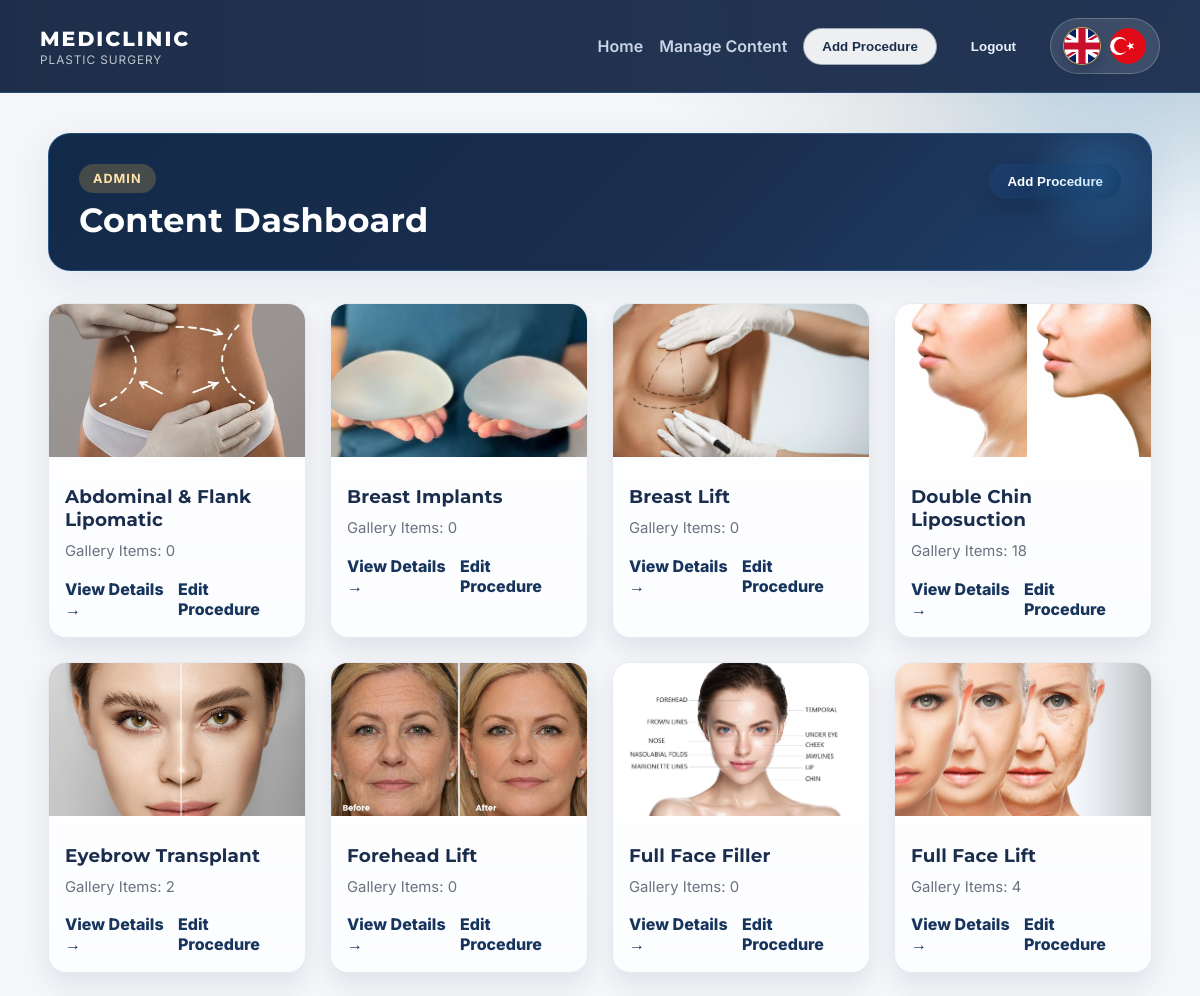
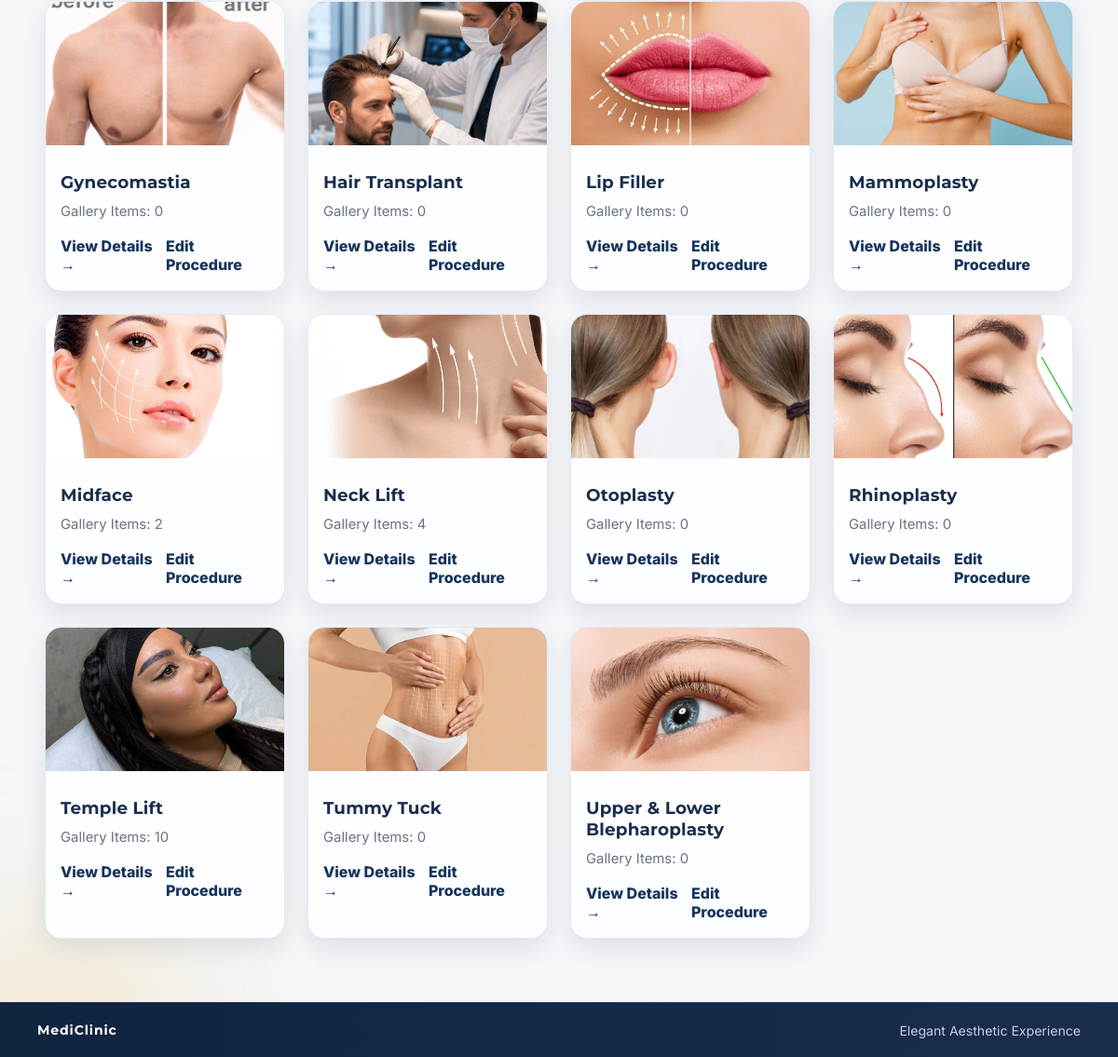
Page /manage/ (signed in) on the committed database (2 pictures, top to bottom).
### clinic/models.py (models this page shows, shortened)
class Procedure(models.Model):
    slug = models.SlugField(unique=True)
    name_en = models.CharField(max_length=120)
    name_tr = models.CharField(max_length=120)
    summary_en = models.TextField()
    summary_tr = models.TextField()
    default_image = models.ImageField(upload_to='procedures/defaults/')
    created_at = models.DateTimeField(auto_now_add=True)
    class Meta:
        ordering = ['name_en']

### clinic/views.py (the view)
# urls.py: path('manage/', views.manage_content, name='manage_content'),
@login_required
def manage_content(request):
    lang = request.session.get('lang', 'en')
    procedures = Procedure.objects.all()
    items = [
        {
            'slug': item.slug,
            'name': get_text(item, 'name', lang),
            'default_image': item.default_image,
            'gallery_count': SectionImage.objects.filter(section__procedure=item).count(),
        }
        for item in procedures
    ]
    context = {'items': items}
    return render(request, 'clinic/manage_content.html', add_shared_forms(request, context))

### clinic/context_processors.py (called while the page is built)
def global_context(request):
    current_lang = request.session.get('lang', 'en')
    if current_lang not in UI_TEXTS:
        current_lang = 'en'
    return {
        'current_lang': current_lang,
        'texts': UI_TEXTS[current_lang],
    }

### clinic/views.py (called while the page is built)
def get_text(obj, field_base, lang):
    value = getattr(obj, f'{field_base}_{lang}', '')
    if value:
        return value
    return getattr(obj, f'{field_base}_en', '')

def add_shared_forms(request, context):
    if request.user.is_authenticated and 'procedure_form' not in context:
        context['procedure_form'] = ProcedureForm()
    return context

### templates/clinic/manage_content.html
{% extends 'base.html' %}
{% block content %}
<section class="hero">
    <div class="hero-detail-head">
        <div>
            <div class="hero-chip">Admin</div>
            <h1>{{ texts.content_dashboard }}</h1>
        </div>
        <button type="button" class="btn btn-primary" data-open-modal="add-procedure-modal">{{ texts.add_procedure }}</button>
    </div>
</section>
<section class="grid">
    {% for item in items %}
        <article class="card card-clickable">
            <a href="{% url 'procedure_detail' item.slug %}" class="card-stretched-link" aria-label="{{ item.name }}"></a>
            <img src="{{ item.default_image.url }}" alt="{{ item.name }}">
            <div class="card-content">
                <h3>{{ item.name }}</h3>
                <p>{{ texts.gallery_count }}: {{ item.gallery_count }}</p>
                <div class="card-footer">
                    <span class="card-link-text">{{ texts.view_details }} →</span>
                    <a class="card-action-link" href="{% url 'edit_procedure' item.slug %}">{{ texts.edit_procedure }}</a>
                </div>
            </div>
        </article>
    {% empty %}
        <p>No content yet.</p>
    {% endfor %}
</section>
{% endblock %}

### static/clinic/styles.css (style rules this page uses)
:root { --primary: #3fa9f5; --accent: #f5b94c; --bg-soft: #f4f6f9; --heading: #1a2d4d; --navy-strong: #10233f; --navy-soft: #16345c; --body: #6b7280; --white: #ffffff; --line: #e4e9f2; --shadow-soft: 0 12px 40px rgba(26, 45, 77, 0.08); --shadow-card: 0 10px 24px rgba(26, 45, 77, 0.1); --page-gutter: clamp(24px, 5vw, 48px); --modal-navy: #0c1f38; --modal-navy-soft: #16345c; --modal-gold: #f5b94c; --modal-blue-glow: rgba(63, 169, 245, 0.28); --modal-gold-glow: rgba(245, 185, 76, 0.24); --modal-surface: linear-gradient(165deg, #ffffff 0%, #f7faff 45%, #eef3fa 100%); }
* { box-sizing: border-box; }
body { margin: 0; font-family: "Inter", sans-serif; background: radial-gradient(1000px 400px at 10% -20%, rgba(16, 35, 63, 0.2), transparent 60%), radial-gradient(900px 380px at 95% 0%, rgba(22, 52, 92, 0.18), transparent 60%), radial-gradient(800px 360px at 95% 0%, rgba(245, 185, 76, 0.12), transparent 60%), var(--bg-soft); color: var(--heading); position: relative; min-height: 100vh; display: flex; flex-direction: column; }
h1, h2, h3 { font-family: "Montserrat", sans-serif; color: var(--heading); letter-spacing: 0.01em; }
.btn { border: none; border-radius: 999px; padding: 10px 18px; font-weight: 600; text-decoration: none; cursor: pointer; display: inline-flex; align-items: center; transition: all 0.22s ease; }
.btn-primary { background: linear-gradient(135deg, #1d3f6e, #102b4e); color: var(--white); box-shadow: 0 10px 20px rgba(16, 35, 63, 0.4); }
.hero { background: linear-gradient(135deg, #122a4a, #1a2d4d 55%, #1f3f69); border-radius: 22px; border: 1px solid rgba(63, 169, 245, 0.26); padding: 30px; margin-bottom: 28px; box-shadow: var(--shadow-soft); position: relative; overflow: hidden; background-color: var(--heading); }
.hero::after { content: ""; position: absolute; top: -24px; right: -16px; width: 140px; height: 140px; background: radial-gradient(circle, rgba(63, 169, 245, 0.25), transparent 70%); }
.hero h1 { margin: 8px 0 0; font-size: clamp(1.8rem, 2.8vw, 2.5rem); line-height: 1.15; max-width: 640px; color: var(--white); }
.hero-chip { display: inline-flex; padding: 7px 14px; border-radius: 999px; background: rgba(245, 185, 76, 0.22); color: #ffe3ab; font-size: 0.79rem; letter-spacing: 0.08em; text-transform: uppercase; font-weight: 700; position: relative; z-index: 1; }
.hero-detail-head { display: flex; justify-content: space-between; gap: 16px; align-items: flex-start; }
.grid { display: grid; grid-template-columns: repeat(auto-fill, minmax(250px, 1fr)); gap: 24px; padding: 4px 0; }
.card { background: linear-gradient(180deg, #ffffff 0%, #fcfdff 100%); border-radius: 18px; border: 1px solid var(--line); overflow: hidden; box-shadow: var(--shadow-card); transition: transform 0.22s ease, box-shadow 0.22s ease; background-color: var(--white); }
.card-clickable { position: relative; cursor: pointer; }
.card-stretched-link { position: absolute; inset: 0; z-index: 1; border-radius: inherit; }
.card-link-text { color: var(--navy-soft); font-weight: 800; }
.card-action-link { position: relative; z-index: 2; color: var(--primary); text-decoration: none; font-weight: 800; }
.card img { width: 100%; aspect-ratio: 5 / 3; object-fit: cover; }
.card-content { padding: 16px 16px 18px; }
.card-content h3 { margin: 8px 0 8px; font-size: 1.15rem; }
.card-content p { margin: 0 0 14px; color: var(--body); font-size: 0.93rem; line-height: 1.7; }
.card-footer { display: flex; justify-content: space-between; align-items: center; }
.card-footer a { color: var(--navy-soft); text-decoration: none; font-weight: 800; }

### rows in the picture
Procedure: name "Abdominal & Flank Lipomatic"
Procedure: name "Breast Implants"
Procedure: name "Breast Lift"
Procedure: name "Double Chin Liposuction"
Procedure: name "Eyebrow Transplant"
Procedure: name "Forehead Lift"
Procedure: name "Full Face Filler"
Procedure: name "Full Face Lift"
Procedure: name "Gynecomastia"
Procedure: name "Hair Transplant"
Procedure: name "Lip Filler"
Procedure: name "Mammoplasty"
Procedure: name "Midface"
Procedure: name "Neck Lift"
Procedure: name "Otoplasty"
Procedure: name "Rhinoplasty"
Procedure: name "Temple Lift"
Procedure: name "Tummy Tuck"
Procedure: name "Upper & Lower Blepharoplasty"

### other values in the picture
{{ texts.brand_subtitle }} "PLASTIC SURGERY"
{{ texts.home }} "Home"
{{ texts.manage_content }} "Manage Content"
{{ texts.add_procedure }} "Add Procedure"
{{ texts.logout }} "Logout"
{{ texts.content_dashboard }} "Content Dashboard"
{{ texts.gallery_count }} "Gallery Items" "Gallery Items" "Gallery Items" "Gallery Items" "Gallery Items" "Gallery Items" "Gallery Items" "Gallery Items" "Gallery Items" "Gallery Items" "Gallery Items" "Gallery Items" "Gallery Items" "Gallery Items" "Gallery Items" "Gallery Items" "Gallery Items" "Gallery Items" "Gallery Items"
{{ item.gallery_count }} "0" "0" "0" "18" "2" "0" "0" "4" "0" "0" "0" "0" "2" "4" "0" "0" "10" "0" "0"
{{ texts.view_details }} "View Details" "View Details" "View Details" "View Details" "View Details" "View Details" "View Details" "View Details" "View Details" "View Details" "View Details" "View Details" "View Details" "View Details" "View Details" "View Details" "View Details" "View Details" "View Details"
{{ texts.edit_procedure }} "Edit Procedure" "Edit Procedure" "Edit Procedure" "Edit Procedure" "Edit Procedure" "Edit Procedure" "Edit Procedure" "Edit Procedure" "Edit Procedure" "Edit Procedure" "Edit Procedure" "Edit Procedure" "Edit Procedure" "Edit Procedure" "Edit Procedure" "Edit Procedure" "Edit Procedure" "Edit Procedure" "Edit Procedure"
